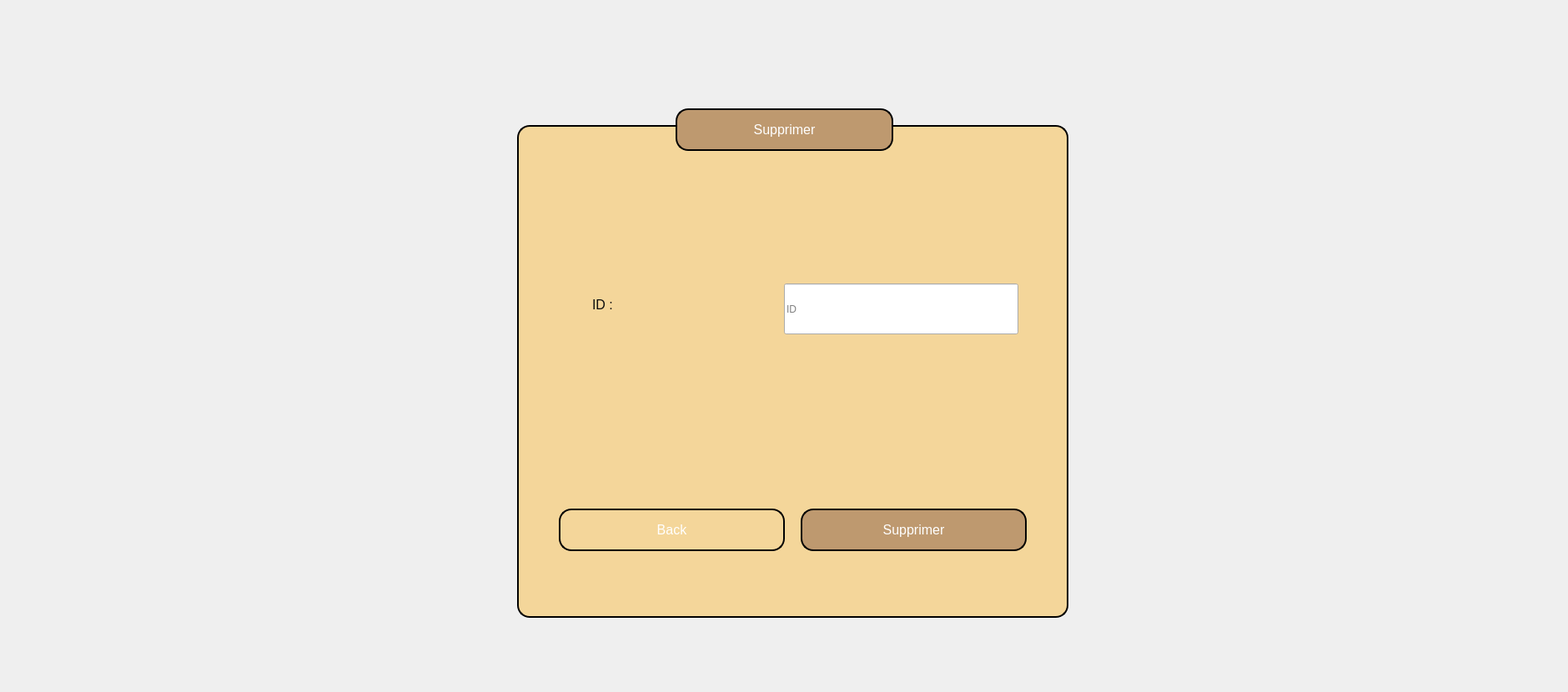
    <widget class="QWidget" name="suppreq">
     <widget class="QPushButton" name="pushButton_216eq">
      <property name="geometry">
       <rect>
        <x>960</x>
        <y>610</y>
        <width>271</width>
        <height>51</height>
       </rect>
      </property>
      <property name="styleSheet">
       <string notr="true">QPushButton {
    font-size: 12pt; /* Larger font size */
    border: 2px solid #000000; /* Black border */
    border-radius: 15px; /* Rounded corners */
    padding: 10px 20px; /* Padding */
    color: #ffffff; /* White text */
    background-color: #be996f; /* Gold background */
}

QPushButton:hover {
    background-color: #8b5f3d; /* Darker gold on hover */
}

QPushButton:pressed {
    background-color: #9e4b0f; /* Darker gold when pressed */
}</string>
      </property>
      <property name="text">
       <string>Supprimer</string>
      </property>
     </widget>
     <widget class="QPushButton" name="pushButton_79">
      <property name="geometry">
       <rect>
        <x>620</x>
        <y>150</y>
        <width>661</width>
        <height>591</height>
       </rect>
      </property>
      <property name="styleSheet">
       <string notr="true">QPushButton {
    font-size: 12pt; /* Larger font size */
    border: 2px solid #000000; /* Black border */
    border-radius: 15px; /* Rounded corners */
    padding: 12px 24px; /* Increased padding for better spacing */
    color: #ffffff; /* White text */
    background-color: #f4d69a; /* Gold background */
}

</string>
      </property>
      <property name="text">
       <string/>
      </property>
     </widget>
     <widget class="QPushButton" name="pushButton_80">
      <property name="geometry">
       <rect>
        <x>810</x>
        <y>130</y>
        <width>261</width>
        <height>51</height>
       </rect>
      </property>
      <property name="styleSheet">
       <string notr="true">QPushButton {
    font-size: 12pt; /* Larger font size */
    border: 2px solid #000000; /* Black border */
    border-radius: 15px; /* Rounded corners */
    padding: 12px 24px; /* Increased padding for better spacing */
    color: #ffffff; /* White text */
    background-color: #be996f; /* Gold background */
}

QPushButton:hover {
    background-color: #8b5f3d; /* Darker gold on hover */
}

QPushButton:pressed {
    background-color: #9e4b0f; /* Darker gold when pressed */
}
</string>
      </property>
      <property name="text">
       <string>Supprimer</string>
      </property>
     </widget>
     <widget class="QLabel" name="label_181">
      <property name="geometry">
       <rect>
        <x>710</x>
        <y>330</y>
        <width>271</width>
        <height>71</height>
       </rect>
      </property>
      <property name="styleSheet">
       <string notr="true">/* Style pour la label */
QLabel {
    font-size: 12pt; /* Taille de la police */
 /* Couleur marron */
	color: rgb(13, 13, 13);
}
</string>
      </property>
      <property name="text">
       <string>ID :</string>
      </property>
     </widget>
     <widget class="QLineEdit" name="id_u_2">
      <property name="geometry">
       <rect>
        <x>940</x>
        <y>340</y>
        <width>281</width>
        <height>61</height>
       </rect>
      </property>
      <property name="styleSheet">
       <string notr="true">font-size: 16px; /* Taille de la police */
    font-weight: bold; /* Police en gras */
    color: #8B4513; /* Couleur marron */
    background-color: #FFF5E1; /* Couleur de fond beige */
    padding: 10px; /* Remplissage intérieur */
    border-radius: 10px; /* Coins arrondis */
    border: 2px solid #8B4513; /* Bordure marron */
    text-align: center; /* Alignement centré du texte */
    max-width: 200px; /* Largeur maximale */
    margin: 0 auto; /* Centrage horizontal */
    box-shadow: 2px 2px 5px rgba(0, 0, 0, 0.2); /* Ombre portée *</string>
      </property>
      <property name="placeholderText">
       <string>ID</string>
      </property>
     </widget>
     <widget class="QPushButton" name="BackModifir_16">
      <property name="geometry">
       <rect>
        <x>670</x>
        <y>610</y>
        <width>271</width>
        <height>51</height>
       </rect>
      </property>
      <property name="styleSheet">
       <string notr="true">QPushButton {
    font-size: 12pt; /* Larger font size */
    border: 2px solid #000000; /* Black border */
    border-radius: 15px; /* Rounded corners */
    padding: 10px 20px; /* Padding */
    color: #ffffff; /* White text */
    background-color: #f4d69a; /* Gold background */
}

QPushButton:hover {
    background-color: #e0b75e; /* Lighter gold on hover */
}

QPushButton:pressed {
    background-color: #d0a04c; /* Slightly darker gold when pressed */
}</string>
      </property>
      <property name="text">
       <string>Back</string>
      </property>
     </widget>
     <widget class="QLabel" name="label_189">
      <property name="geometry">
       <rect>
        <x>1440</x>
        <y>-20</y>
        <width>291</width>
        <height>241</height>
       </rect>
      </property>
      <property name="text">
       <string/>
      </property>
      <property name="pixmap">
       <pixmap>../../Downloads/422871135_3753649611547138_2993912555110327539_n-removebg-preview.png</pixmap>
      </property>
      <property name="scaledContents">
       <bool>true</bool>
      </property>
     </widget>
     <widget class="QLabel" name="label_190">
      <property name="geometry">
       <rect>
        <x>150</x>
        <y>-30</y>
        <width>1721</width>
        <height>821</height>
       </rect>
      </property>
      <property name="text">
       <string/>
      </property>
      <property name="pixmap">
       <pixmap>../../Downloads/fablab-1020x512.jpg</pixmap>
      </property>
      <property name="scaledContents">
       <bool>true</bool>
      </property>
     </widget>
     <zorder>label_190</zorder>
     <zorder>pushButton_79</zorder>
     <zorder>pushButton_216eq</zorder>
     <zorder>pushButton_80</zorder>
     <zorder>label_181</zorder>
     <zorder>id_u_2</zorder>
     <zorder>BackModifir_16</zorder>
     <zorder>label_189</zorder>
    </widget>
